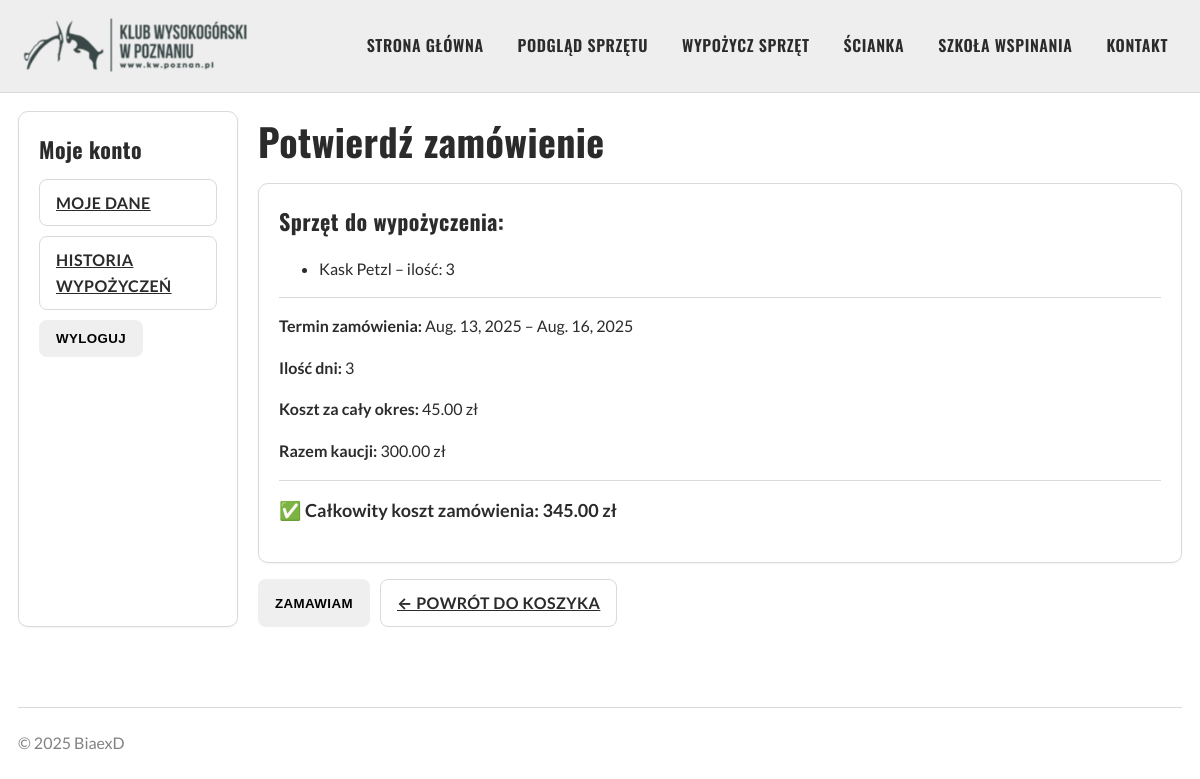
Page /order-summary/ (signed in) on the committed database.
### rentals/models.py (models this page shows, shortened)
class CartItem(models.Model):
    cart = models.ForeignKey(Cart, on_delete=models.CASCADE)
    equipment = models.ForeignKey(Equipment, on_delete=models.CASCADE)
    quantity = models.PositiveIntegerField()

class Equipment(models.Model):
    name = models.CharField(max_length=200)
    category = models.ForeignKey(Category, on_delete=models.CASCADE)
    description = models.TextField(blank=True)
    quantity = models.PositiveIntegerField()
    total_quantity = models.PositiveIntegerField(default=0)
    price_per_day = models.DecimalField(max_digits=5, decimal_places=2)
    deposit = models.DecimalField(max_digits=5, decimal_places=2)

class Cart(models.Model):
    user = models.ForeignKey(settings.AUTH_USER_MODEL, on_delete=models.CASCADE)
    start_date = models.DateField()
    end_date = models.DateField()
    created_at = models.DateTimeField(auto_now_add=True)
    is_active = models.BooleanField(default=True)

### rentals/views.py (the view, shortened to what this page needs)
# urls.py: path('order-summary/', views.order_summary, name='order_summary'),
@login_required
def order_summary(request):
    try:
        cart = get_active_cart(request.user)
    except Cart.DoesNotExist:
        messages.error(request, "Najpierw wybierz daty wypozyczenia sprzetu!")
        return redirect('select_dates')
    items = CartItem.objects.filter(cart=cart)
    total_price_per_day = sum(item.equipment.price_per_day * item.quantity for item in items)
    total_deposit = sum(item.equipment.deposit * item.quantity for item in items)
    rental_days = (cart.end_date - cart.start_date).days
    total_rental_price = total_price_per_day * rental_days
    total_cost = total_rental_price + total_deposit
    return render(request, 'rentals/order_summary.html', {
        'cart': cart,
        'items': items,
        'total_price_per_day': total_price_per_day,
        'total_rental_price': total_rental_price,
        'total_deposit': total_deposit,
        'rental_days': rental_days,
        'total_cost': total_cost,
    })

### rentals/context_processors.py (called while the page is built)
def cart_info(request):
    count = 0
    rental_period = None
    has_active_cart = False
    if not request.user.is_authenticated:
        return {
            'cart_count': count,
            'rental_period': rental_period,
            'has_active_cart': has_active_cart,
        }
    cart = Cart.objects.filter(user=request.user, is_active=True).first()
    if cart:
        count = CartItem.objects.filter(cart=cart).count()
        rental_period = {
            'start_date': cart.start_date,
            'end_date': cart.end_date,
        }
        has_active_cart = True
    return {
        'cart_count': count,
        'rental_period': rental_period,
        'has_active_cart': has_active_cart,
    }

### rentals/views.py (called while the page is built)
def get_active_cart(user):
    return Cart.objects.filter(user=user, is_active=True).first()

### rentals/templates/rentals/order_summary.html (shortened to what this page needs)
{% extends 'base.html' %}
{% load static %}
{% block content %}
  <div style="display:grid; grid-template-columns: 220px 1fr; gap:20px; max-width:1200px; margin:auto;">
    {% include "partials/_leftbar.html" %}
    <main>
      <h1>Potwierdź zamówienie</h1>
      <form method="post">
        <div class="card" style="padding:20px; margin-top:12px;">
          <h3>Sprzęt do wypożyczenia:</h3>
          <ul>
            {% for item in items %}
              <li>
                {{ item.equipment.name }} – ilość: {{ item.quantity }}
              </li>
            {% endfor %}
          </ul>
          <hr style="margin:15px 0;">
          <p><strong>Termin zamówienia:</strong> {{ cart.start_date }} – {{ cart.end_date }}</p>
          <p><strong>Ilość dni:</strong> {{ rental_days }}</p>
          <p><strong>Koszt za cały okres:</strong> {{ total_rental_price }} zł</p>
          <p><strong>Razem kaucji:</strong> {{ total_deposit }} zł</p>
          <hr style="margin:15px 0;">
          <p style="font-size:18px; font-weight:bold;">
            ✅ Całkowity koszt zamówienia: {{ total_cost }} zł
          </p>
        </div>
        <div style="margin-top:16px; display:flex; gap:10px;">
          <button type="submit" class="btn btn--primary">Zamawiam</button>
          <a href="{% url 'cart' %}" class="btn btn--ghost">← Powrót do koszyka</a>
        </div>
      </form>
    </main>
  </div>
{% endblock %}

### static/css/base.css (style rules this page uses)
:root { --brand:#32c24a; --brand-dark:#28a53d; --bg:#ffffff; --header-bg:#eeeeee; --text:#2b2b2b; --muted:#828282; --border:#dadada; --radius:10px; --space:18px; --space-sm:10px; --space-lg:28px; }
* { box-sizing:border-box }
html,body { height:100% }
body.kw-body { margin:0;background:var(--bg);color:var(--text); font:16px/1.6 "Lato",system-ui,-apple-system,Segoe UI,Roboto,Arial,sans-serif; }
h1,h2,h3,h4 { font-family:"Oswald",sans-serif; letter-spacing:.4px; margin:0 0 12px }
h1 { font-size:38px }
h3 { font-size:22px }
p { margin:0 0 1em }
hr { border:none;border-top:1px solid var(--border);margin:22px 0 }
.card { background:#fff;border:1px solid var(--border);border-radius:var(--radius);padding:var(--space);box-shadow:0 1px 2px rgba(0,0,0,.05) }
.btn { display:inline-flex;align-items:center;gap:8px;padding:10px 16px;border-radius:8px;border:1px solid transparent;font-weight:700;text-transform:uppercase;letter-spacing:.4px;cursor:pointer }
.btn--ghost { background:#fff;border-color:var(--border);color:var(--text) }

### rows in the picture
CartItem: equipment.name "Kask Petzl", quantity "3"
Cart: start_date "Aug. 13, 2025", end_date "Aug. 16, 2025"

### other values in the picture
{{ rental_days }} "3"
{{ total_rental_price }} "45.00"
{{ total_deposit }} "300.00"
{{ total_cost }} "345.00"
